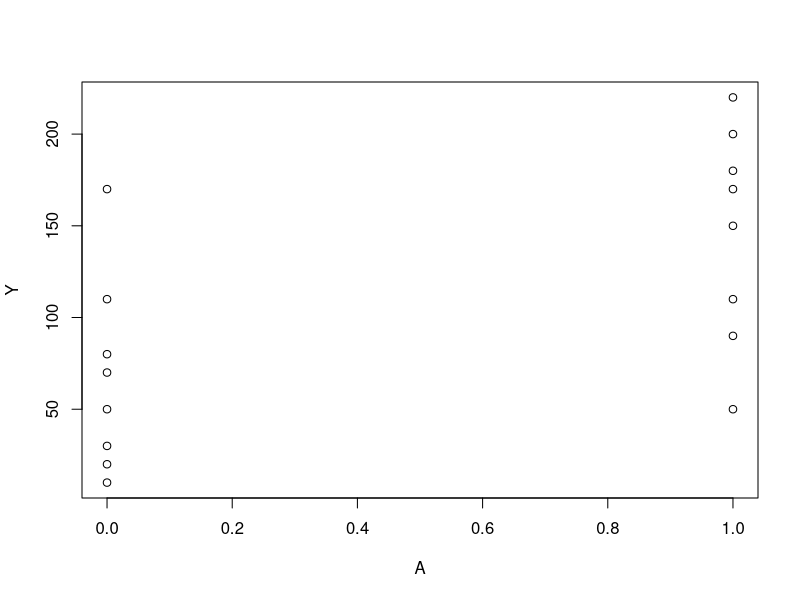
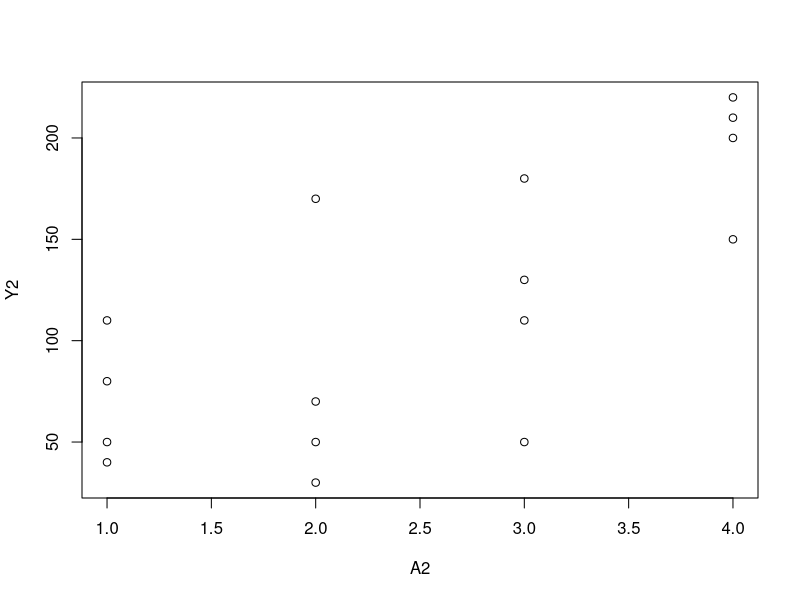

Write R code to recreate these figures, in order.
#PROGRAM 11.1
#Sample averages by treatment level
#Data from Figures 11.1 and 11.2


##Install packages "Hmisc" and "rms" if necessary.

library(Hmisc)
library(rms)

A<-c(1,1,1,1,1,1,1,1,0,0,0,0,0,0,0,0)
Y<-c(200,150,220,110,50,180,90,170,170,30,70,110,80,50,10,20)

plot(A,Y)
describe(Y[A==1])
describe(Y[A==0])

A2<-c(1,1,1,1,2,2,2,2,3,3,3,3,4,4,4,4)
Y2<-c(110,80,50,40,170,30,70,50,110,50,180,130,200,150,220,210)


plot(A2,Y2)
describe(Y2[A2==1])
describe(Y2[A2==2])
describe(Y2[A2==3])
describe(Y2[A2==4])

#PROGRAM 11.2
#2-parameter linear model
#Data from Figures 11.3 and 11.1

A3<-c(3,11,17,23,29,37,41,53,67,79,83,97,60,71,15,45)
Y3<-c(21,54,33,101,85,65,157,120,111,200,140,220,230,217,11,190)

ols(Y3~A3)

ols(Y~A)


#PROGRAM 11.3
#3-parameter linear model
#Data from Figure 11.3

Asq<-A3*A3

ols(Y3~A3+Asq)
